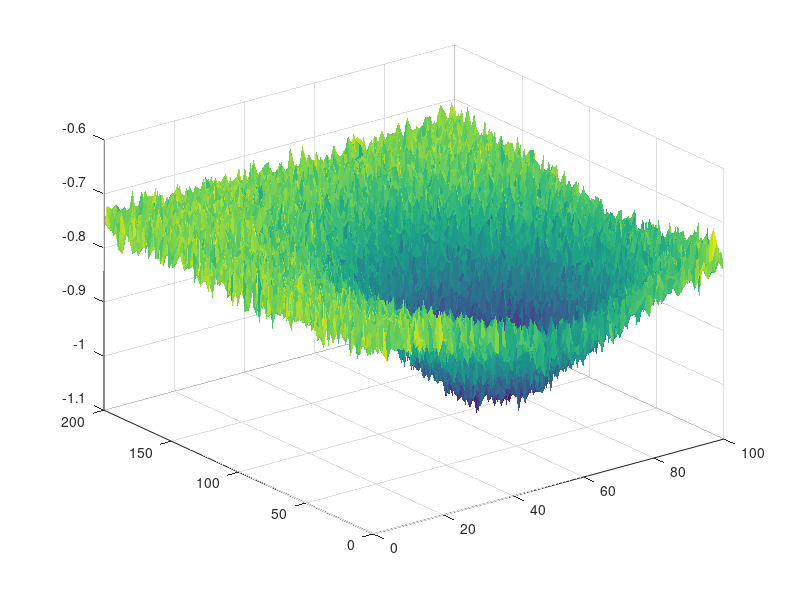

Reproduce this figure in MATLAB. (Note: this script raises an error after producing the figure.)
function wear_matrix = Archard2() % 修改函数定义以返回磨损矩阵
    % 参数设置（单位：厘米）
    step_length = 200;   % 台阶长度200cm
    step_width = 100;    % 台阶宽度100cm
    resolution = 1;      % 网格分辨率1cm
    
    % 生成磨损表面数据
    [X, Y, Z] = generate_worn_surface(step_width, step_length, resolution);
    
    % ===== 新增核心部分：生成(x,y,d)矩阵 =====
    wear_matrix = [X(:), Y(:), Z(:)]; % 展开为N×3矩阵
    
    % 可视化部分（保持原有功能）
    plot_3d_surface(X, Y, Z, step_width, step_length);
    plot_2d_heatmap(X, Y, Z, step_width, step_length);
    plot_x_section(X, Y, Z, 40);
    plot_y_section(X, Y, Z, 40);
end

%% 磨损表面生成函数（保持不变）
function [X, Y, Z] = generate_worn_surface(width, length, res)
    % 创建坐标网格
    x = 0:res:width;
    y = 0:res:length;
    [X, Y] = meshgrid(x, y);
    
    % 生成基准平面
    Z = zeros(size(X));
    
    % 主凹陷参数
    main_center_x = width*0.5;    
    main_center_y = length*0.5;   
    main_sigma_x = 1000;          
    main_sigma_y = 3000;          
    main_depth = -0.75;           
    
    main_dent = main_depth * exp(-...
        ((X-main_center_x).^2/(2*(main_sigma_x)^2) +...
         (Y-main_center_y).^2/(2*(main_sigma_y)^2)));
    
    % 次要凹陷参数
    num_minor_dents = 3;          
    minor_max_depth = -0.15;      
    minor_min_depth = -0.05;      
    
    minor_dents = zeros(size(X));
    for i = 1:num_minor_dents
        cx = width * (0.3 + 0.4*rand());
        cy = length * rand();
        sx = 16 + 10*rand();
        sy = 30 + 20*rand();
        depth = minor_min_depth + (minor_max_depth - minor_min_depth)*rand();
        
        minor_dent = depth * exp(-...
            ((X-cx).^2/(2*sx^2) + (Y-cy).^2/(2*sy^2)));
        
        minor_dents = minor_dents + minor_dent;
    end
    
    % 组合表面
    Z = Z + main_dent + minor_dents;
    
    % 添加噪声
    Z = Z + 0.02*randn(size(Z));
end

%% 以下可视化函数保持不变
function plot_3d_surface(X, Y, Z, width, length)
    figure('Position', [100 100 1000 600], 'Color','w');
    s = surf(X, Y, Z, 'EdgeColor','none');
    s.DiffuseStrength = 0.25;
    s.SpecularStrength = 0.6;
    s.AmbientStrength = 0.5;
    
    cmap = turbo(256);
    cmap(1:50,:) = cmap(1:50,:)*0.8;
    colormap(cmap);
    clim([-1.5 0.2]);
    
    lighting gouraud;
    light('Position',[width*0.7 length*0.3 50],'Style','local');
    light('Position',[width*0.3 length*0.7 30],'Style','local');
    
    view(-25, 35);
    axis([0 width 0 length -1.5 0.5]);
    set(gca, 'FontSize',10,...
             'XTick',0:20:width,...
             'YTick',0:40:length,...
             'ZLim',[-1.5 0.5]);
    
    xlabel('x (mm)', 'FontSize',12);
    ylabel('y (mm)', 'FontSize',12);
    zlabel('d (cm)', 'FontSize',12);
    title('Realistic Step Wear 3D Visualization','FontSize',14);
    
    h = colorbar('southoutside');
    set(get(h, 'Label'), 'String', 'Depth (cm)');
end

function plot_2d_heatmap(X, Y, Z, width, length)
    figure('Position', [200 200 1200 500], 'Color','w');
    imagesc([0 width], [0 length], Z);
    axis xy;
    
    cmap = turbo(256);
    cmap(1:50,:) = cmap(1:50,:)*0.8;
    colormap(cmap);
    clim([-1.5 0.2]);
    
    hold on;
    contour(X, Y, Z, [-1.2 -0.8 -0.4],...
            'LineColor', [0.4 0.4 0.4],...
            'LineWidth', 1.2);
    
    set(gca, 'FontSize',10,...
             'XTick',0:20:width,...
             'YTick',0:40:length);
    
    xlabel('x (mm)', 'FontSize',12);
    ylabel('y (mm)', 'FontSize',12);
    title('Wear Depth Heatmap with Contours','FontSize',14);
    grid on;
    set(gca, 'GridColor', [0.8 0.8 0.8], 'GridAlpha', 0.3);
    
    h = colorbar('eastoutside');
    set(get(h, 'Label'), 'String', 'Depth (cm)');
end

function plot_x_section(X, Y, Z, x0)
    [~, idx] = min(abs(X(1,:) - x0));
    y_data = Y(:, idx);
    z_data = Z(:, idx);
    
    figure;
    plot(y_data, z_data,'Color','#d56320');
    xlabel('y (mm)');
    ylabel('d (cm)');
    title(['Cross-section at x = ', num2str(x0), ' mm']);
    grid on;
end

function plot_y_section(X, Y, Z, y0)
    [~, idx] = min(abs(Y(:,1) - y0));
    x_data = X(idx, :);
    z_data = Z(idx, :);
    
    figure;
    plot(x_data, z_data,'Color','#d56320');
    xlabel('x (mm)');
    ylabel('d (cm)');
    title(['Cross-section at y = ', num2str(y0), ' mm']);
    grid on;
end
